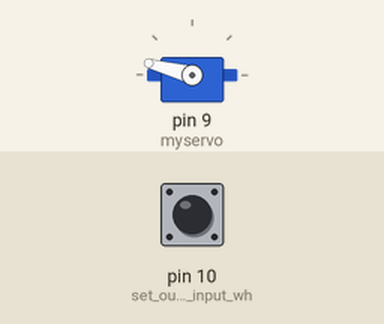
Simulated run of this sketch. Board: Arduino Uno, built with avr-gcc and run on an emulated ATmega328P. Shown: servo. The test bench sets the inputs (shaded band); at power-on: pin 10 (set_our_pin10_to_input_wh) LOW.

Above: at 1.2 s.
1.3 s: pin 10 (set_our_pin10_to_input_wh) pulled HIGH for 0.15 s
At 1.39 s:
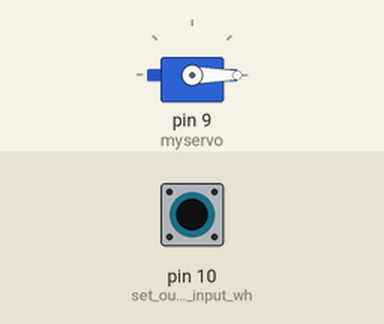
2.9 s: pin 10 (set_our_pin10_to_input_wh) pulled HIGH for 3.2 s
At 7.2 s:
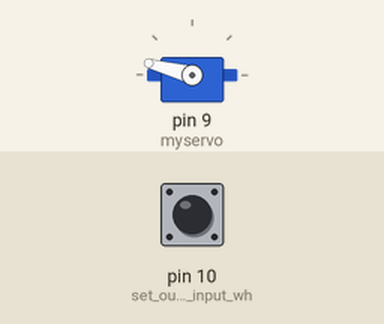
Timing chart, 0 to 8.7 s (numbered marks = the images above; inputs shaded):
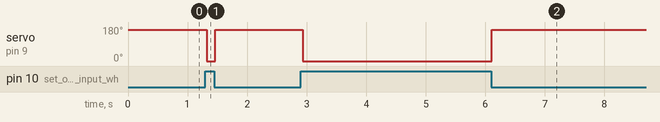

The sketch:

Useless_machine.ino
```cpp
#include <Servo.h>
int pos = 165;
Servo myservo;

void setup() {
  pinMode(10, INPUT); //set our pin10 to input where our toggle button is placed
  myservo.attach(9);  // attach our servo motor to pin 9
}

void loop() {

  if(digitalRead(10)==HIGH) // when our toggle button is high it will move our servo
  {
   myservo.write(pos);
   pos=-5;
   delay(20);
  }
  if(digitalRead(10)==LOW) // when servo switch off our button it will go to back to our box
  {
   pos=165;
   myservo.write(pos);
   delay(20);
  }

}
```

Measured:
- after the input at 1.3 s, servo on pin 9 (myservo): 165° → 0° at once, → 165° 0.14 s later
- after the input at 2.9 s, servo on pin 9 (myservo): 165° → 0° at once, → 165° 3.2 s later
